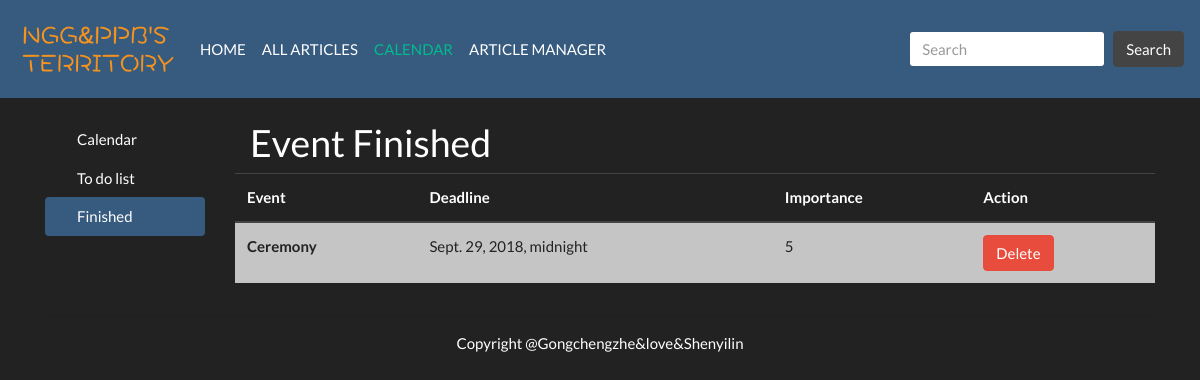
The page /calendar/finished/ on the database its author committed.
### truecalendar/models.py (models this page shows, shortened)
class CalendarEvent(models.Model):
	IMPORTANCE_LEVEL=(
	('1','Important'),
	('2','Fairly Important'),
	('3','Very Important'),
	('4','Specially Important'),
	('5','Extremly Important'),
	)
	name=models.CharField(max_length=100)
	remarkdate=models.DateTimeField()
	descriptions=models.TextField()
	created=models.DateTimeField(auto_now_add=True)
	importance=models.CharField(max_length=1,choices=IMPORTANCE_LEVEL,default=1)
	eventdone=models.NullBooleanField()
	ispast=models.NullBooleanField()
	tdelta=""
	mark=""
	class Meta:
		ordering=("-importance","-created")

### truecalendar/views.py (the view)
def finished(request):
    finishedevents=CalendarEvent.objects.filter(eventdone=True)
    return render(request,"calendar/finished.html",{'finishedevents':finishedevents})

### templates/calendar/finished.html
{% extends "calendar/base1_finished.html" %}
{% block content %}
<div class="container">
  <br />
  <div class="row">
    <div class="col-lg-10">
      <h1>Event Finished</h1>
    </div>
  </div>
  <div class="row">
  <table class="table table-hover">
    <thead>
      <tr>
        <th scope="col">Event</th>
        <th scope="col">Deadline</th>
        <th scope="col">Importance</th>
        <th scope="col">Action</th>
      </tr>
    </thead>
    <tbody>
    {% for finishedevent in finishedevents %}
      <tr class="table-dark">
        <th scope="row">{{ finishedevent.name }}</th>
        <td>{{ finishedevent.remarkdate }}</td>
        <td>{{ finishedevent.importance }}</td>
        <td>
          <button onclick="deleteCalendarEntry_fin(this,{{ finishedevent.id }})" class="btn btn-danger">Delete</button>
        </td>
      </tr>
    {% endfor %}
  </tbody>
  </table>
  </div>
</div>
{% endblock %}

### rows shown on the page
CalendarEvent: name "Ceremony", remarkdate "Sept. 29, 2018, midnight", importance "5"
